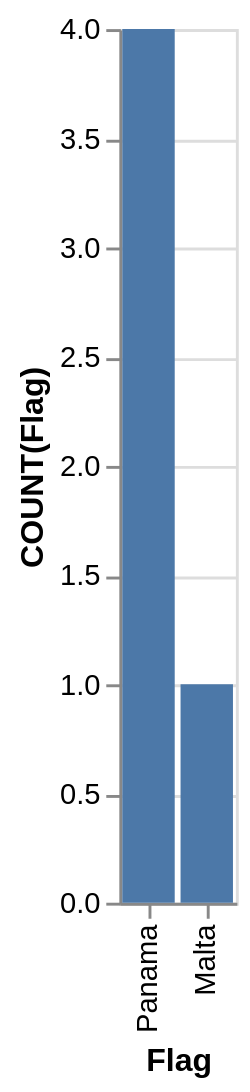

Vega-Lite specification stored for this chart:
### Vega-Lite specification from a JSON file in a GitHub repository (floating-point values rounded to 4 significant figures)
{"data": {"values": [{"x_data": "Panama", "y_data": 4}, {"x_data": "Malta", "y_data": 1}]}, "mark": "bar", "encoding": {"x": {"field": "x_data", "type": "nominal", "title": "Flag", "sort": {"op": "sum", "field": "y_data", "order": "descending"}}, "y": {"field": "y_data", "type": "quantitative", "title": "COUNT(Flag)"}}}
